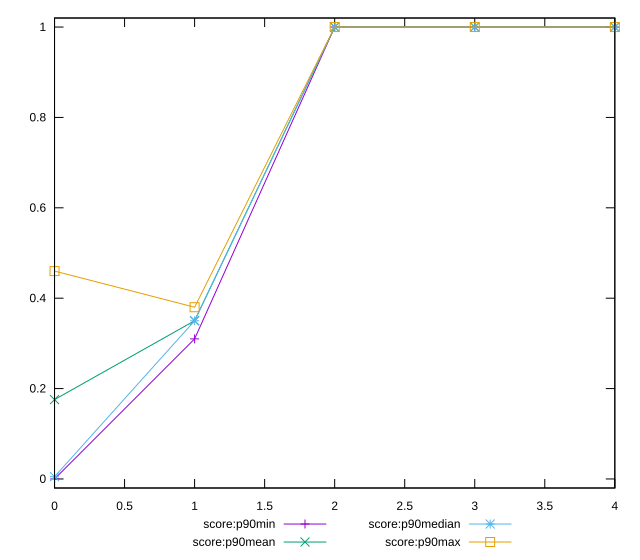

This figure's gnuplot source:
reset

$scoreP90Min <<EOF
0 0
1 0.31
2 1
3 1
4 1
EOF

$scoreP90Mean <<EOF
0 0.17563829787234045
1 0.35021276595744677
2 1
3 1
4 1
EOF

$scoreP90Median <<EOF
0 0.005
1 0.35
2 1
3 1
4 1
EOF

$scoreP90Max <<EOF
0 0.46
1 0.38
2 1
3 1
4 1
EOF

set key outside below
set xrange [0:4]
set yrange [-0.02:1.02]
set trange [-0.02:1.02]
set terminal svg size 640, 560 enhanced background rgb 'white'
set output "report_00020_2021-02-19T21:17:38.612Z2/unused-javascript/progression/score.svg"

plot $scoreP90Min title "score:p90min" with linespoints, \
     $scoreP90Mean title "score:p90mean" with linespoints, \
     $scoreP90Median title "score:p90median" with linespoints, \
     $scoreP90Max title "score:p90max" with linespoints

reset
